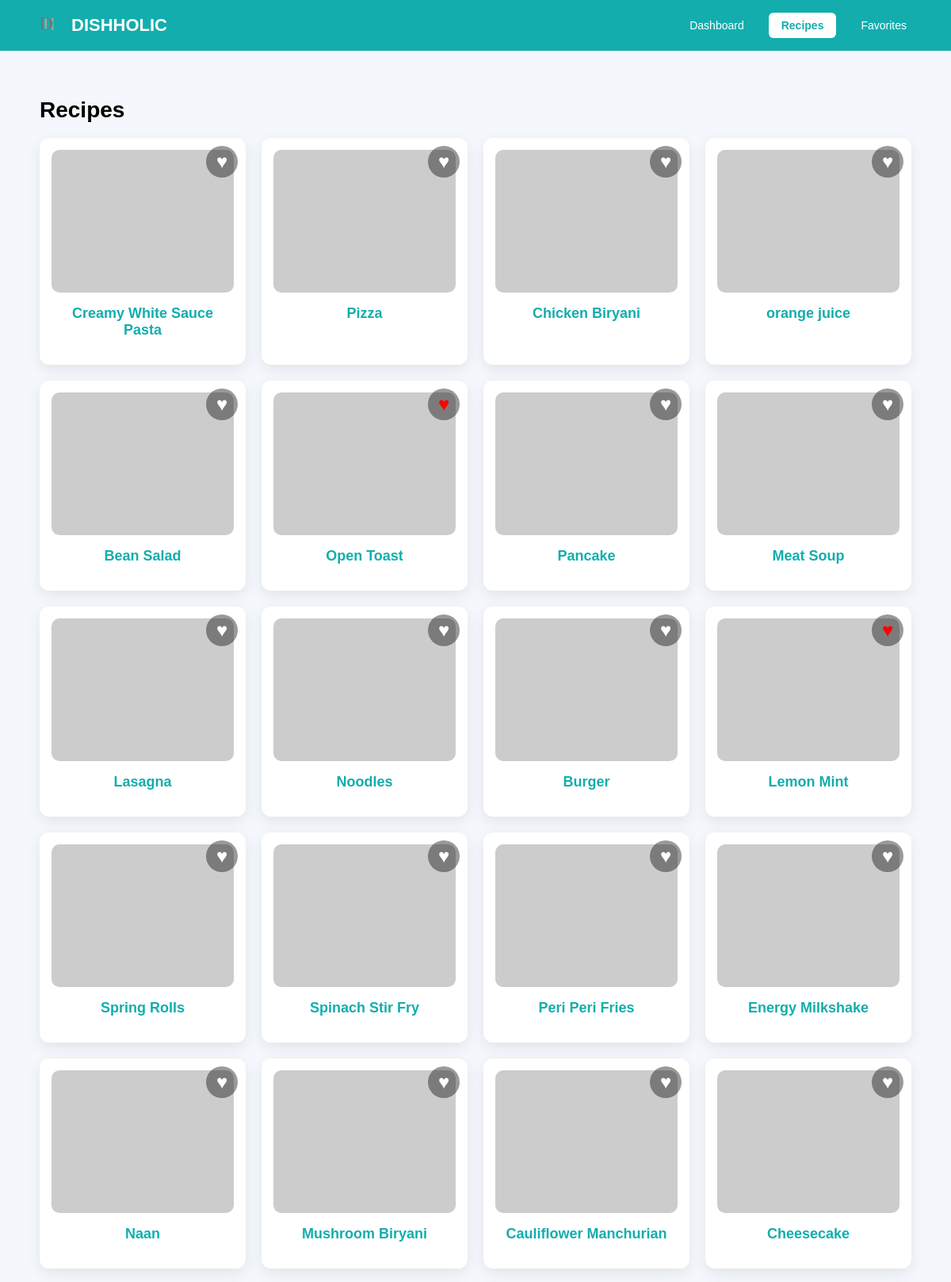
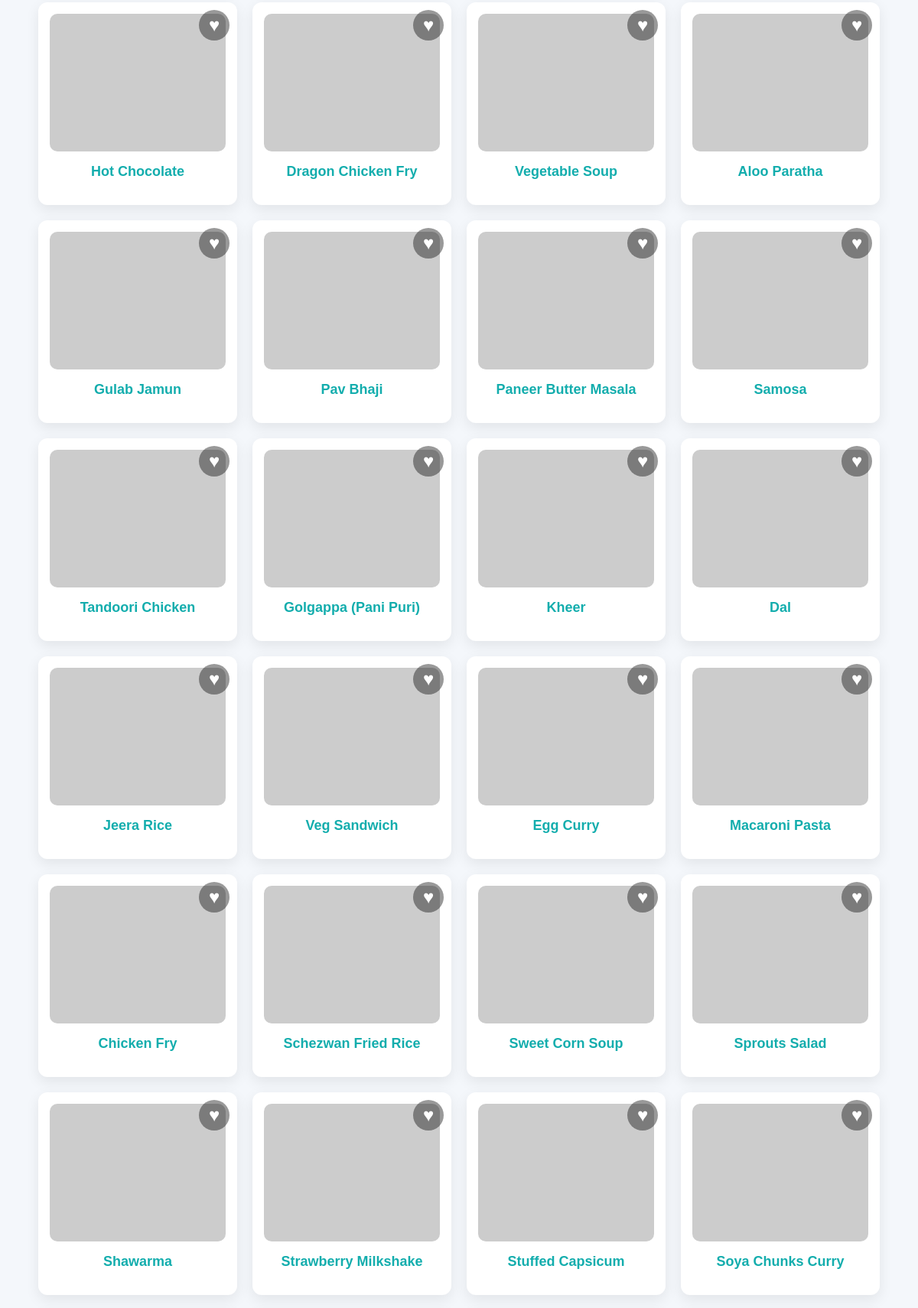
Screenshot of /recipes/ (signed in, upper part) with the database file from the repository (2 pictures, top to bottom).
### recipes/models.py (models this page shows, shortened)
class Recipe(models.Model):
    name = models.CharField(max_length=100)
    ingredients = models.TextField()
    steps = models.JSONField(
        help_text="List of steps for holographic simulation"
    )
    duration = models.IntegerField(default=0)
    difficulty = models.CharField(
        max_length=20,
        choices=[('Easy','Easy'), ('Medium','Medium'), ('Hard','Hard')],
        default='Easy'
    )
    image_url = models.URLField(blank=True, null=True)
    favorites = models.ManyToManyField(User, related_name="favorite_recipes", blank=True)

### recipes/views.py (the view)
# urls.py: path('recipes/', views.recipes_page, name="recipes"),
@login_required(login_url='login')
def recipes_page(request):
    recipes = Recipe.objects.all()
    return render(request, "recipes.html", {"recipes": recipes})

### recipes/templates/recipes.html (shortened to what this page needs)
{% load static %}
<!DOCTYPE html>
<html lang="en">
<head>
</head>
<body>
<div class="navbar">
    <div class="nav-left">
        <img src="{% static 'recipes/images/DISHHOLIC.png' %}" class="logo">
        <h2>DISHHOLIC</h2>
    </div>
    <div class="nav-links">
        <a href="{% url 'dashboard' %}">Dashboard</a>
        <a href="{% url 'recipes' %}" class="active">Recipes</a>
        <a href="{% url 'favorites' %}">Favorites</a>
    </div>
</div>
<div class="container">
    <h1>Recipes</h1>
    <div class="grid">
        {% for recipe in recipes %}
        <div class="card">
            <a href="{% url 'recipe_detail' recipe.id %}" class="recipe-link">
                <img src="{{ recipe.image_url|default:'https://via.placeholder.com/400x300?text=No+Image' }}"
                     onerror="this.src='https://via.placeholder.com/400x300?text=No+Image'"
                     class="recipe-img">
                <h3>{{ recipe.name }}</h3>
            </a>
            <form method="POST" action="{% url 'toggle_favorite' recipe.id %}" class="heart-form">
                <button type="submit"
                    class="heart-btn {% if recipe in user.favorite_recipes.all %}favorited{% endif %}">
                    ♥
                </button>
            </form>
        </div>
        {% endfor %}
    </div>
</div>
</body>
</html>

### recipes/templates/recipes.html (style rules this page uses)
body { margin: 0; font-family: Arial, sans-serif; background: #f4f7fb; }
.navbar { background: #13adad; color: white; padding: 12px 40px; display: flex; justify-content: space-between; align-items: center; flex-wrap: wrap; }
.nav-left { display: flex; align-items: center; gap: 10px; }
.logo { height: 40px; }
.navbar h2 { margin: 0; font-size: 22px; }
.nav-links { display: flex; gap: 15px; }
.nav-links a { color: white; text-decoration: none; padding: 8px 16px; border-radius: 6px; transition: 0.3s; font-size: 14px; }
.nav-links a.active { background: white; color: #13adad; font-weight: bold; }
.container { max-width: 1100px; margin: auto; padding: 40px 20px; }
.container h1 { font-size: 28px; }
.grid { display: grid; grid-template-columns: repeat(auto-fit, minmax(260px, 1fr)); gap: 20px; }
.card { background: white; border-radius: 12px; box-shadow: 0 6px 18px rgba(0,0,0,0.08); position: relative; overflow: hidden; transition: 0.3s; }
.recipe-link { text-decoration: none; color: inherit; display: block; padding: 15px; }
.recipe-img { width: 100%; height: 180px; object-fit: cover; border-radius: 10px; }
.card h3 { text-align: center; margin-top: 12px; color: #13adad; font-size: 18px; }
.heart-btn { position: absolute; top: 10px; right: 10px; font-size: 24px; color: #fff; background: rgba(0,0,0,0.4); border: none; border-radius: 50%; width: 40px; height: 40px; cursor: pointer; }
.heart-btn.favorited { color: red; }

### rows the page displays
Recipe: name "Creamy White Sauce Pasta"
Recipe: name "Pizza"
Recipe: name "Chicken Biryani"
Recipe: name "orange juice"
Recipe: name "Bean Salad"
Recipe: name "Open Toast"
Recipe: name "Pancake"
Recipe: name "Meat Soup"
Recipe: name "Lasagna"
Recipe: name "Noodles"
Recipe: name "Burger"
Recipe: name "Lemon Mint"
Recipe: name "Spring Rolls"
Recipe: name "Spinach Stir Fry"
Recipe: name "Peri Peri Fries"
Recipe: name "Energy Milkshake"
Recipe: name "Naan"
Recipe: name "Mushroom Biryani"
Recipe: name "Cauliflower Manchurian"
Recipe: name "Cheesecake"
Recipe: name "Hot Chocolate"
Recipe: name "Dragon Chicken Fry"
Recipe: name "Vegetable Soup"
Recipe: name "Aloo Paratha"
Recipe: name "Gulab Jamun"
Recipe: name "Pav Bhaji"
Recipe: name "Paneer Butter Masala"
Recipe: name "Samosa"
Recipe: name "Tandoori Chicken"
Recipe: name "Golgappa (Pani Puri)"
Recipe: name "Kheer"
Recipe: name "Dal"
Recipe: name "Jeera Rice"
Recipe: name "Veg Sandwich"
Recipe: name "Egg Curry"
Recipe: name "Macaroni Pasta"
Recipe: name "Chicken Fry"
Recipe: name "Schezwan Fried Rice"
Recipe: name "Sweet Corn Soup"
Recipe: name "Sprouts Salad"
Recipe: name "Shawarma"
Recipe: name "Strawberry Milkshake"
Recipe: name "Stuffed Capsicum"
Recipe: name "Soya Chunks Curry"
